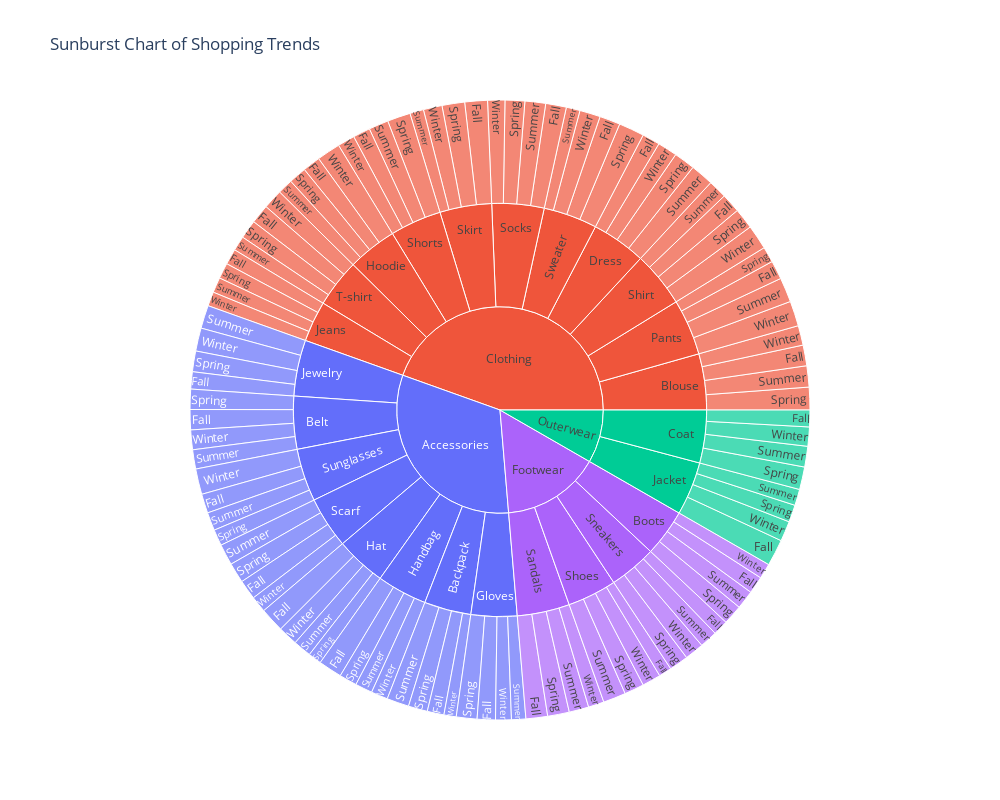

The cell this chart's notebook holds for it:
### Code cell
import plotly.express as px
sunburst_data = df.groupby(['Category', 'Item Purchased', 'Season']).size().reset_index(name='Count')
fig = px.sunburst(
    sunburst_data,
    path=['Category', 'Item Purchased', 'Season'],
    values='Count',
    title='Sunburst Chart of Shopping Trends',
    color='Category',
)

fig.update_layout(
    legend_title="Product Categories",
    legend=dict(
        x=1,
        y=1,
        traceorder="normal",
        orientation="v",
        bgcolor="rgba(255, 255, 255, 0.7)",
        borderwidth=1,
    ),
    width=1000,
    height=800,
)
fig.show()

### Figure 1 — Plotly figure (JSON) as saved in the notebook; plotly's stock layout.template omitted (floating-point values rounded to 4 significant figures; data arrays with more than 128 entries replaced by an {"elided": "..."} marker saying what was removed)
{"data": [{"branchvalues": "total", "customdata": {"elided": "129x1 str values"}, "domain": {"x": [0, 1], "y": [0, 1]}, "hovertemplate": "labels=%{label}<br>Count=%{value}<br>parent=%{parent}<br>id=%{id}<br>Category=%{customdata[0]}<extra></extra>", "ids": {"elided": "129 str values"}, "labels": {"elided": "129 str values"}, "marker": {"colors": {"elided": "129 str values"}}, "name": "", "parents": {"elided": "129 str values"}, "type": "sunburst", "values": {"elided": "129 int values"}}], "layout": {"height": 800, "legend": {"bgcolor": "rgba(255, 255, 255, 0.7)", "borderwidth": 1, "orientation": "v", "title": {"text": "Product Categories"}, "tracegroupgap": 0, "traceorder": "normal", "x": 1, "y": 1}, "title": {"text": "Sunburst Chart of Shopping Trends"}, "width": 1000}}
